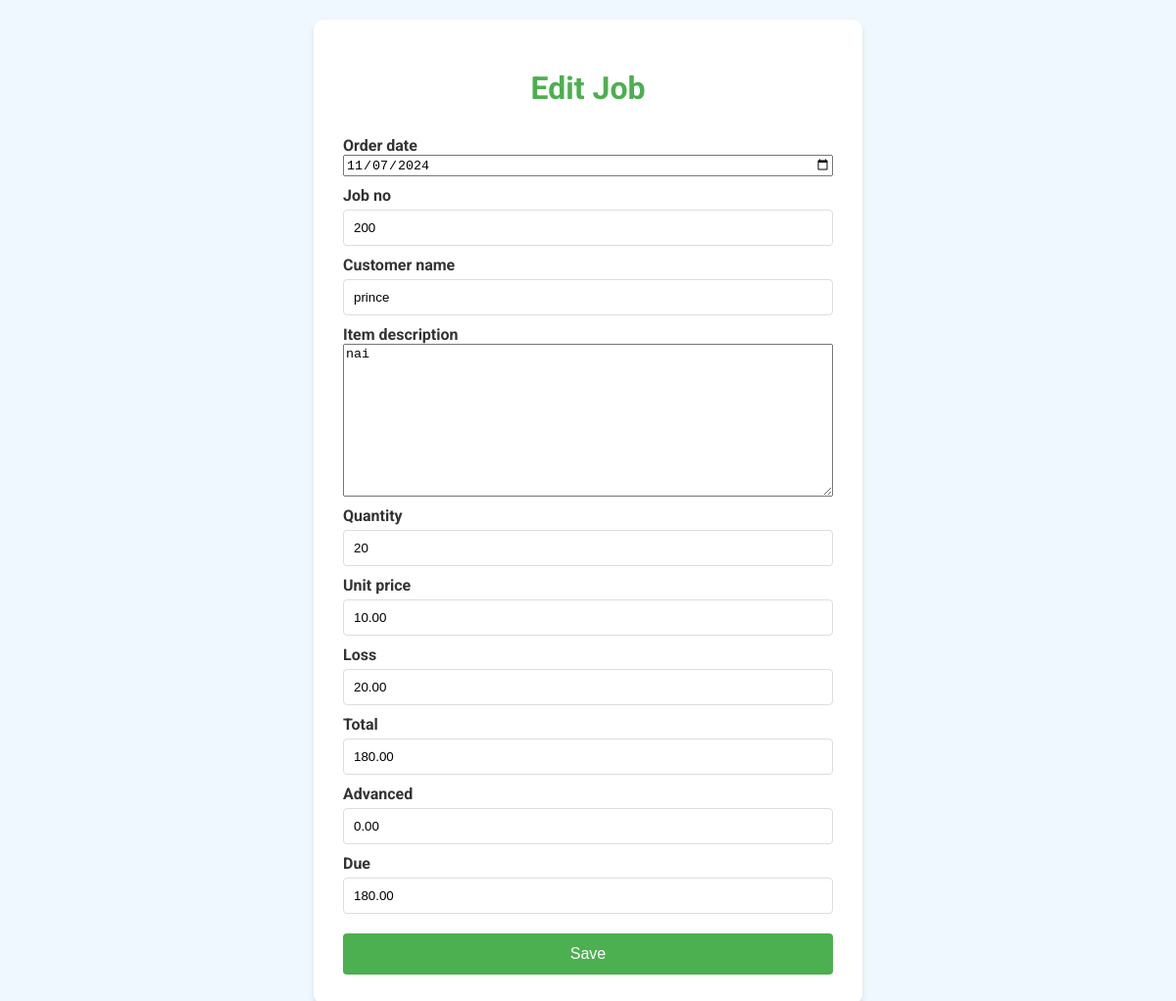
Screenshot of /jobs/16/update/ with the database file from the repository.
### kgw_management/models.py (models this page shows, shortened)
class KGWJobDetail(models.Model):
    order_date = models.DateField()
    job_no = models.CharField(max_length=100)
    customer_name = models.CharField(max_length=255)
    item_description = models.TextField()
    quantity = models.IntegerField()
    unit_price = models.DecimalField(max_digits=10, decimal_places=2)
    loss = models.DecimalField(max_digits=10, decimal_places=2, null=True, blank=True)
    total = models.DecimalField(max_digits=10, decimal_places=2)
    advanced = models.DecimalField(max_digits=10, decimal_places=2)
    due = models.DecimalField(max_digits=10, decimal_places=2)

### kgw_management/views.py (the view)
# urls.py: path('jobs/<int:pk>/update/', views.JobUpdateView.as_view(), name='job-update'),
class JobUpdateView(UpdateView):
    model = KGWJobDetail
    form_class = KGWJobDetailForm  # Use the customized form
    template_name = 'kgw_management/job_form.html'
    success_url = reverse_lazy('job-list')

### kgw_management/forms.py (shortened to what this page needs)
class KGWJobDetailForm(forms.ModelForm):
    class Meta:
        model = KGWJobDetail
        fields = '__all__'
        widgets = {
            'order_date': forms.DateInput(attrs={'type': 'date', 'class': 'form-control'}),
        }

### kgw_management/templates/kgw_management/job_form.html (shortened to what this page needs)
<!DOCTYPE html>
<html lang="en">
<head>
</head>
<body>
    <div class="container">
        <h1>{{ form.instance.pk|yesno:"Edit Job,Add Job" }}</h1>
        <form method="post">
            {% for field in form %}
                <label for="{{ field.id_for_label }}">{{ field.label }}</label>
                {{ field }}
            {% endfor %}
            <button type="submit">Save</button>
        </form>
    </div>
</body>
</html>

### kgw_management/templates/kgw_management/job_form.html (style rules this page uses)
body { font-family: 'Roboto', sans-serif; background-color: #f0f8ff; margin: 0; padding: 20px; display: flex; justify-content: center; align-items: center; min-height: 100vh; }
.container { background-color: white; padding: 30px; border-radius: 10px; box-shadow: 0 4px 6px rgba(0, 0, 0, 0.1); width: 100%; max-width: 500px; }
h1 { color: #4CAF50; text-align: center; margin-bottom: 20px; }
form { display: flex; flex-direction: column; }
label { margin-top: 10px; font-weight: bold; color: #333; }
input[type="text"], input[type="number"], select { width: 100%; padding: 10px; margin-top: 5px; border: 1px solid #ddd; border-radius: 4px; box-sizing: border-box; }
button { background-color: #4CAF50; color: white; border: none; padding: 12px 20px; margin-top: 20px; border-radius: 4px; cursor: pointer; font-size: 16px; transition: background-color 0.3s ease; }

### rows the page displays
KGWJobDetail: instance.pk "Edit Job", form "11/07/2024" "200" "prince" "nai" "20" "10.00" "20.00" "180.00" "0.00" "180.00"

### other values shown
{{ field.label }} "Order date" "Job no" "Customer name" "Item description" "Quantity" "Unit price" "Loss" "Total" "Advanced" "Due"
